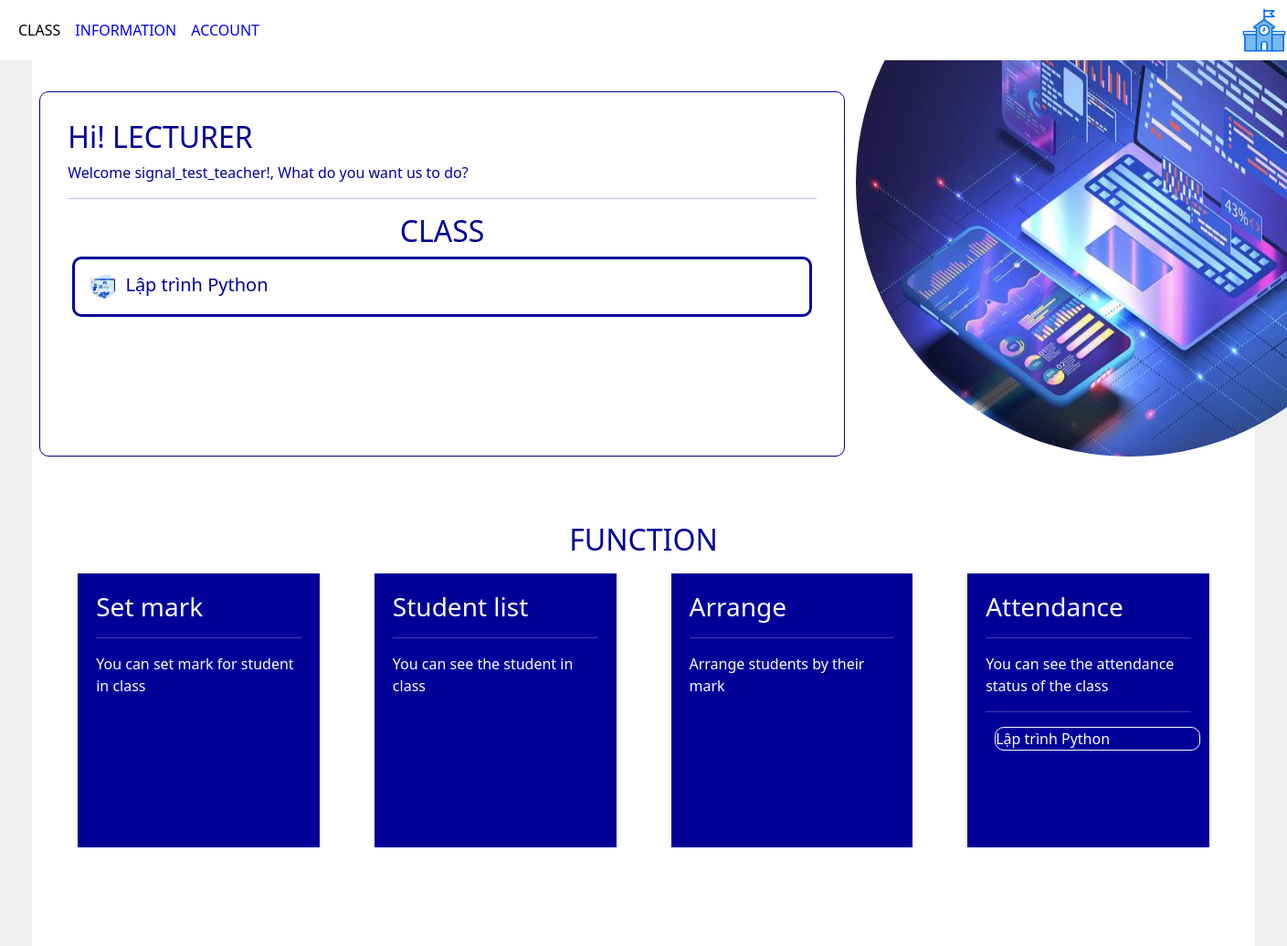
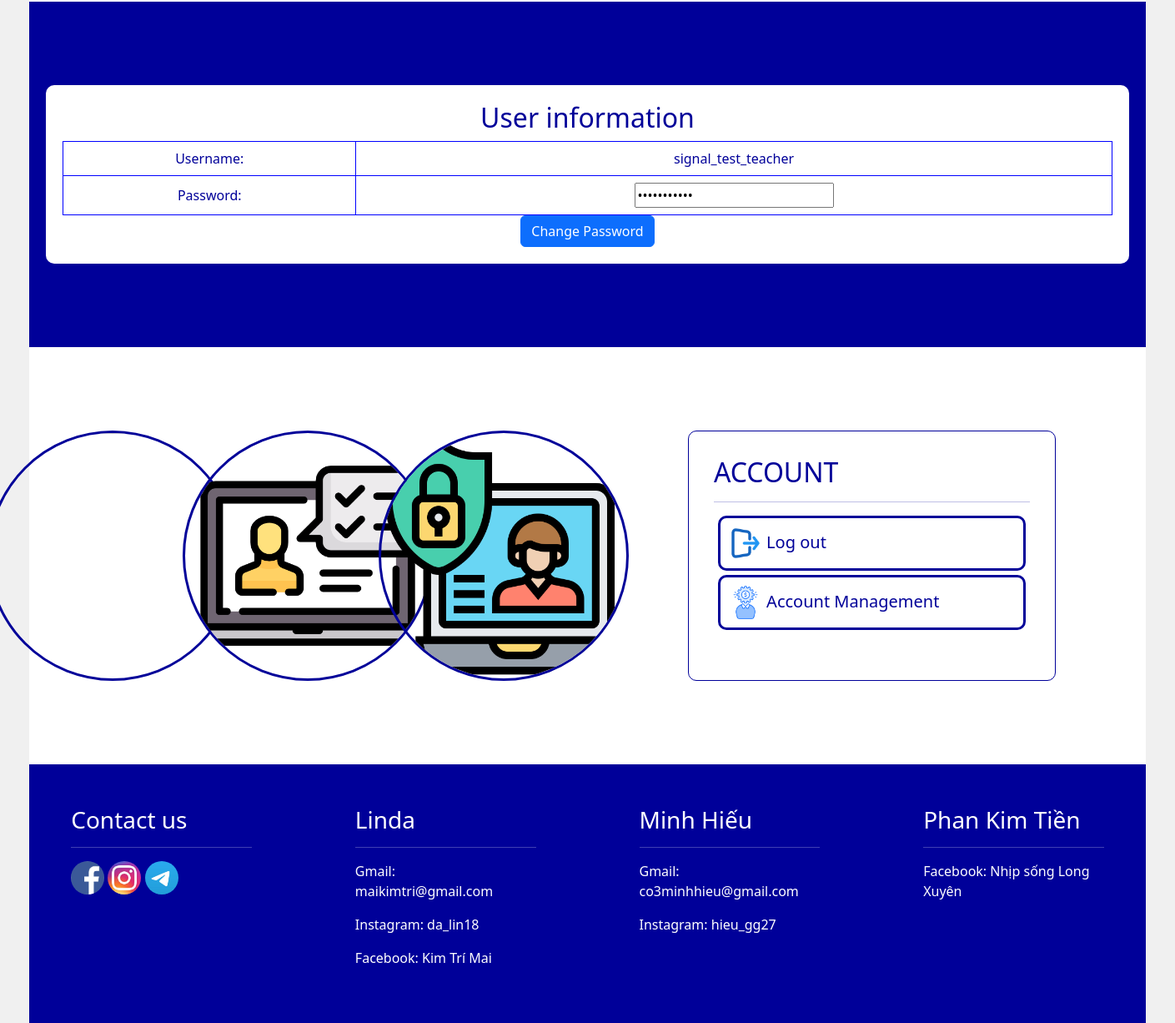
The app's page /accountManagement/lecturer/1 with its own data (2 pictures, top to bottom).
### attendance/models.py (models this page shows, shortened)
class Teacher(models.Model):
    user = models.OneToOneField(User, on_delete=models.CASCADE, null = True, verbose_name="Tài khoản giảng viên")
    name = models.CharField(max_length=100, verbose_name="Tên")
    teacher_id = models.CharField(max_length=20, unique=True, null=True, verbose_name="Mã số giảng viên")

class Class(models.Model):
    class_name = models.CharField(max_length=100, verbose_name="Lớp học")
    teacher = models.ForeignKey('Teacher', on_delete=models.SET_NULL, null=True, verbose_name="Giảng viên đứng lớp")
    start_date = models.DateField(default=datetime.now,verbose_name="Ngày bắt đầu")
    start_time = models.TimeField(null=True, verbose_name="Giờ học")
    def student_list(self):
        students_in_class = Student.objects.filter(class_name=self)
        return ', '.join([student.name for student in students_in_class])
    student_list.short_description = 'Danh sách sinh viên'

class User(models.Model):
    ROLE_CHOICES = [
        ('Teacher', 'Teacher'),
        ('Student', 'Student'),
    ]
    username = models.CharField(max_length=100, unique=True)
    password = models.CharField(max_length=100)
    role = models.CharField(max_length=10, choices=ROLE_CHOICES, verbose_name="Chức vụ")

### attendance/views.py (the view, shortened to what this page needs)
# urls.py: path('accountManagement/<str:role>/<int:id>',views.getAccountManagement,name='accountManagement'),
def getAccountManagement(request,role,id):
    if role == 'student':
        user = Student.objects.get(id=id)
    elif role == 'lecturer':
        user = Teacher.objects.get(id=id)
        classes = Class.objects.filter(teacher=user)
    context = {
        'user': user,
        'classes': classes
    }
    return render(request, 'interface/AccountManagement.html', context)

### attendance/templates/interface/AccountManagement.html (shortened to what this page needs)
{% extends "page/interface_base.html" %}
{% load static %}
{% block sayhi %}
    {% if user.user.role == "Student" %}
        <h2>Hi! STUDENT</h2>
        <p>Welcome {{user.name}}!, What do you want us to do? </p>
        <hr>
        <h2 class="text-center">CLASS</h2>
        <a href="{% url 'AttendanceForStudent' user.id %}">
            <div class="class-list-item">
                <div class="icon-class"><img src="{% static 'attendance/icon1.jpg' %}" alt="" width="40px" height="40px"></div>
                <div class="link-class">Get Attendance</div>
            </div>
        </a>
        <a href="{% url 'Mark' user.id %}">
            <div class="class-list-item">
                <div class="icon-class"><img src="{% static 'attendance/icon1.jpg' %}" alt="" width="40px" height="40px"></div>
                <div class="link-class">Get Mark</div>
            </div>
        </a>
    {% else %}
        <h2>Hi! LECTURER</h2>
        <p>Welcome {{user.name}}!, What do you want us to do? </p>
        <hr>
        <h2 class="text-center">CLASS</h2>
        {% for class in classes %}
        <a href="{% url 'Class' class.id %}">
            <div class="class-list-item">
                <div class="icon-class"><img src="{% static 'attendance/icon1.jpg' %}" alt="" width="40px" height="40px"></div>
                <div class="link-class">{{class.class_name}}</div>
            </div>
        </a>
        {% endfor %}
    {% endif %}
{% endblock sayhi %}
{% block func %}
    {% if user.user.role == "Teacher" %}
    <br>
    <br>
    <br>
    <h2 class="text-center">FUNCTION</h2>
    <div class="func-table">
        <div class="func1">
            <h3>Set mark</h3>
            <hr>
            <p>You can set mark for student in class</p>
        </div>
        <div class="func2">
            <h3>Student list</h3>
            <hr>
            <p>You can see the student in class</p>
        </div>
        <div class="func3">
            <h3>Arrange</h3>
            <hr>
            <p>Arrange students by their mark</p>
        </div>
        <div class="func4">
            <h3>Attendance</h3>
            <hr>
            <p>You can see the attendance status of the class</p>
            <hr>
            {% for class in classes %}
                <a class="dropdown-item atd-list" href="{% url 'AttendanceList' class.id %}">
                    {{class.class_name}}
                </a>
            {% endfor %}
        </div>
    </div>
    {% endif %}
{% endblock func %}
{% block section2 %}
    <div class="in4">
        <h2>
            User information
        </h2>
        <table class="acc">
            <tr>
                <td>
                    Username:
                </td>
               <td>
                    {{user.user.username}}
               </td>
            </tr>
            <tr>
                <td>
                    <label for="oldPass">Password:</label><br>
                </td>
               <td>
                    <input type="password" name="oldPass" id="oldPassDefault" value="{{user.user.password}}">
               </td>
            </tr>
        </table>
        <div class="d-flex justify-content-center">
            <button class="btn btn-primary" onclick="ShowForm()">
                 Change Password
            </button>
        </div>
    </div>
{% endblock section2 %}
{% block section3 %}
    {% if user.user.role == "Student" %}
    <div class="row">
        <div class="col-8">
            <div class="account-icon">
                <img src="{% static 'attendance/icon4.png' %}" alt="" width="300px" height="300px" class="acc-item">
                <img src="{% static 'attendance/icon5.png' %}" alt="" width="300px" height="300px" class="acc-item">
                <img src="{% static 'attendance/icon6.png' %}" alt="" width="300px" height="300px" class="acc-item">
            </div>
        </div>
        <div class="col-4 class-list acc">
            <h2>ACCOUNT</h2>
            <hr>
            <a href="{% url 'home' %}">
                <div class="class-list-item">
                    <div class="icon-class"><img src="{% static 'attendance/icon7.png' %}" alt="" width="40px" height="40px"></div>
                    <div class="link-class">Log out</div>
                </div>
            </a>
            <a href="{% url 'accountManagement' 'student' user.id %}">
                <div class="class-list-item">
                    <div class="icon-class"><img src="{% static 'attendance/icon8.png' %}" alt="" width="40px" height="40px"></div>
                    <div class="link-class">Account Management</div>
                </div>
            </a>
        </div>
    </div>
    {% else %}
    <div class="row">
        <div class="col-8">
            <div class="account-icon">
                <img src="{% static 'attendance/icon4.png' %}" alt="" width="300px" height="300px" class="acc-item">
                <img src="{% static 'attendance/icon5.png' %}" alt="" width="300px" height="300px" class="acc-item">
                <img src="{% static 'attendance/icon6.png' %}" alt="" width="300px" height="300px" class="acc-item">
            </div>
        </div>
        <div class="col-4 class-list acc">
            <h2>ACCOUNT</h2>
            <hr>
            <a href="{% url 'home' %}">
                <div class="class-list-item">
                    <div class="icon-class"><img src="{% static 'attendance/icon7.png' %}" alt="" width="40px" height="40px"></div>
                    <div class="link-class">Log out</div>
                </div>
            </a>
            <a href="{% url 'accountManagement' 'lecturer' user.id %}">
                <div class="class-list-item">
                    <div class="icon-class"><img src="{% static 'attendance/icon8.png' %}" alt="" width="40px" height="40px"></div>
                    <div class="link-class">Account Management</div>
                </div>
            </a>
        </div>
    </div>
    {% endif %}
{% endblock section3 %}

### attendance/static/attendance/styles.css (style rules this page uses)
a { color: inherit; text-decoration: none; }
table { width: 100%; border: 1px solid blue; }
td,tr { border: 1px solid blue; text-align: center; padding: 8px; }
h2 { text-align: center; }

### attendance/static/attendance/Main.css (style rules this page uses)
body { display: flex; flex-direction: column; align-items: center; background-color: #f0f0f0; width: 100vw; overflow-x: hidden; }
div.class-list > * { text-align: left; }
div.class-list { padding: 30px; border: 1px solid #000099; border-radius: 10px; }
div.class-list-item > * { display: inline-block; }
div.class-list-item { padding: 10px; margin: 5px; border: 3px solid #000099; border-radius: 10px; color: #000099; font-size: 20px; }
.func-table { display: flex; align-items: center; justify-content: center; }
.func1,.func2,.func3,.func4 { background-color: #000099; color: #ffffff; padding: 20px; margin: 10px 30px; width: 300px; height: 300px; box-sizing: border-box; }
.in4 { background-color: #ffffff; color: #000099; width: 100%; height: 100%; border-radius: 10px; padding: 20px; overflow-x: auto; }
.acc-item { border: 3px solid #000099; border-radius: 50%; margin-left: -70px; }
div.acc { margin-left: -100px; }
.atd-list { border: 1px solid #ffffff; border-radius: 10px; margin: 10px; }

### records on screen
Teacher: name "signal_test_teacher", user.username "signal_test_teacher"
Class: class_name "Lập trình Python"
